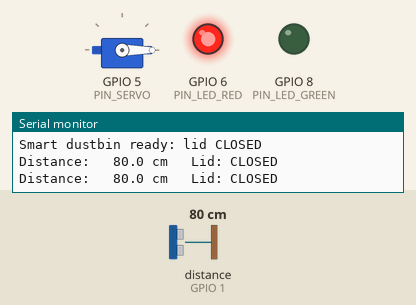
A sketch run on a simulated ESP32-C3. Shown: servo, output pins drawn as LEDs (lit = HIGH), the last lines printed to the serial monitor. Wiring (inferred from the names in the program): ultrasonic range finder: trigger GPIO 3; echo GPIO 1. Inputs (shaded band) come from the test bench; at power-on: distance to the obstacle (sensor on GPIO 1) 80 cm. The echo pulse lasts 58.3 µs per cm; servo pulses on a pin are drawn as a servo (544–2400 µs = 0–180°); pins used as bus, display or sensor lines are not drawn.

Above: at 1.8 s.
1.9 s: distance to the obstacle (sensor on GPIO 1) set to 23 cm
3.4 s: distance to the obstacle (sensor on GPIO 1) set to 18 cm
At 4.15 s:
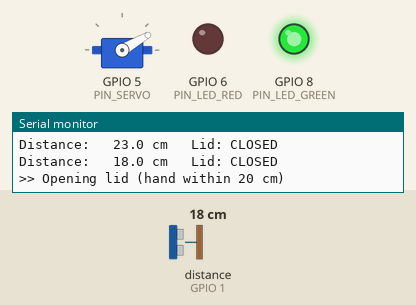
At 5.3 s:
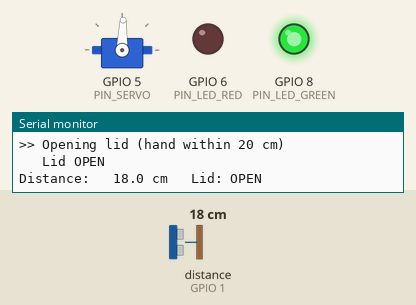
5.8 s: distance to the obstacle (sensor on GPIO 1) set to 28 cm
9.9 s: distance to the obstacle (sensor on GPIO 1) set to 34 cm
At 13.15 s:
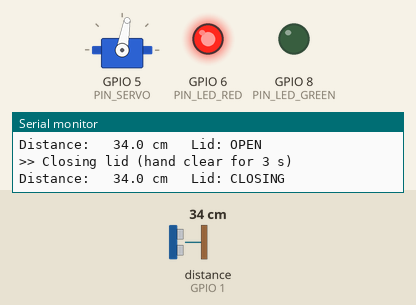
Timing chart, 0 to 15.0 s (numbered marks = the images above; inputs shaded):
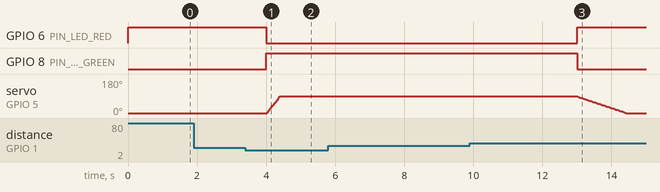

Measured:
- the behaviour switches between 21 and 20 cm on distance to the obstacle (sensor on GPIO 1) (found by bisection; images 0 and 1)
- the behaviour switches between 30 and 31 cm on distance to the obstacle (sensor on GPIO 1) (found by bisection; images 2 and 3)
- after the input at 3.4 s, GPIO 6 (PIN_LED_RED): HIGH → LOW after 0.60 s; GPIO 8 (PIN_LED_GREEN): LOW → HIGH after 0.60 s; servo on GPIO 5 (PIN_SERVO): moves from 0° to 88° over 0.36 s, starting after 0.64 s
- after the input at 9.9 s, GPIO 6 (PIN_LED_RED): LOW → HIGH after 3.1 s; GPIO 8 (PIN_LED_GREEN): HIGH → LOW after 3.1 s; servo on GPIO 5 (PIN_SERVO): moves from 88° to 0° over 1.4 s, starting after 3.1 s

The sketch:

SmartDustbin.ino
```cpp
/*
  Smart Automatic Dustbin  –  ESP32-C3 + HC-SR04 + SG90
  ------------------------------------------------------------------
  Follows the robotics-lab brief:
    * Power on  -> lid closed at 0°, red LED on, green LED off.
    * Every second: 10 µs TRIG pulse on GPIO 3, echo on GPIO 1,
      distance printed to Serial at 115200 baud.
    * Hand within 20 cm  -> lid opens to 90°, green on, red off.
    * Lid stays open while the hand is between 20 and 30 cm (hysteresis).
    * Hand at 30 cm or more -> lid closes to 0°, green off, red on.
    * No echo within 30 ms -> reported as 999 cm.

  "More robust version" from the brief, as implemented here:
    * An open lid only closes after CLEAR_READINGS_REQUIRED consecutive
      VALID readings of 30 cm or more, spanning at least CLOSE_DELAY_MS
      (3 s, as on the infographic).
    * A 999 cm (no echo) reading neither counts as clear nor resets the
      count, so a single missed echo can no longer close the lid.
      Failsafe: if nothing has been seen within 30 cm for
      NO_NEAR_FAILSAFE_MS (e.g. the bin faces an empty room and every
      reading is 999), the lid closes anyway.
    * The lid closes slowly. While it closes the sensor is read every
      100 ms, and anything within 30 cm reopens the lid at once.

  Board: any ESP32-C3 (C3 Zero, C3 SuperMini, DevKitM).
  Arduino IDE: install "esp32 by Espressif" (2.x or 3.x). No extra
  libraries needed – the servo is driven with the built-in LEDC PWM.
  For Serial Monitor output over the C3's own USB port, set
  Tools -> "USB CDC On Boot" -> Enabled.

  WIRING (see README for the full diagram)
    HC-SR04 ECHO is 5 V. Use a divider: ECHO -> 1 kΩ -> GPIO 1,
    and GPIO 1 -> 2 kΩ -> GND.  All grounds common.
*/

#include <Arduino.h>

// ------------------------------------------------------------------
// Pins (from the brief)
// ------------------------------------------------------------------
constexpr uint8_t PIN_SERVO     = 5;
constexpr uint8_t PIN_TRIG      = 3;
constexpr uint8_t PIN_ECHO      = 1;
constexpr uint8_t PIN_LED_GREEN = 8;   // lid open
constexpr uint8_t PIN_LED_RED   = 6;   // lid closed

// ------------------------------------------------------------------
// Behaviour
// ------------------------------------------------------------------
constexpr float    OPEN_DISTANCE_CM        = 20.0f;   // open at or below
constexpr float    CLOSE_DISTANCE_CM       = 30.0f;   // clear at or above
constexpr uint32_t MEASURE_INTERVAL_MS     = 1000;    // brief: every second
constexpr uint32_t CLOSING_MEASURE_MS      = 100;     // while lid is moving down
constexpr uint8_t  CLEAR_READINGS_REQUIRED = 3;       // consecutive valid clear readings
constexpr uint32_t CLOSE_DELAY_MS          = 3000;    // hand clear -> wait 3 s -> close
constexpr uint32_t NO_NEAR_FAILSAFE_MS     = 15000;   // close if nothing near for 15 s
constexpr uint32_t ECHO_TIMEOUT_US         = 30000;   // 30 ms
constexpr float    NO_ECHO_CM              = 999.0f;
constexpr float    MIN_VALID_CM            = 2.0f;    // HC-SR04 blind zone
constexpr float    MAX_VALID_CM            = 400.0f;

// ------------------------------------------------------------------
// Servo (SG90) – values from the team's datasheet (SG90-datasheet.pdf):
//   20 ms PWM period (50 Hz), 4.8 V, 1.8 kgf·cm stall, 0.1 s per 60°,
//   about 180° of travel. The TowerPro SG90 section gives a 500–2400 µs
//   pulse range (used below). The generic SG90 section gives ~1 ms to
//   ~2 ms with 1.5 ms at the centre; if your servo only moves about half
//   as far as expected, or buzzes at 0°, use 1000 / 2000 instead.
//   Check with SERVO_TEST_MODE before fitting the lid.
// ------------------------------------------------------------------
constexpr int      CLOSED_ANGLE   = 0;
constexpr int      OPEN_ANGLE     = 90;
constexpr bool     SERVO_REVERSED = false;  // set true if the lid moves the wrong way
constexpr uint16_t SERVO_MIN_US   = 500;    // pulse at 0°   (datasheet: TowerPro SG90)
constexpr uint16_t SERVO_MAX_US   = 2400;   // pulse at 180°
constexpr bool     SERVO_TEST_MODE = false; // true: type an angle (0–180) in Serial Monitor
constexpr uint32_t OPEN_SWEEP_MS  = 400;    // 0° -> 90°; servo can do it in 0.15 s
constexpr uint32_t CLOSE_SWEEP_MS = 1500;   // slow close, so a hand can stop it
constexpr uint32_t SERVO_FREQ_HZ  = 50;
constexpr uint8_t  SERVO_RES_BITS = 14;
#if !(defined(ESP_ARDUINO_VERSION_MAJOR) && ESP_ARDUINO_VERSION_MAJOR >= 3)
constexpr uint8_t  SERVO_LEDC_CH  = 0;      // Arduino-ESP32 2.x only
#endif

// ------------------------------------------------------------------
// State
// ------------------------------------------------------------------
enum class LidState : uint8_t { Closed, Opening, Open, Closing };

LidState lidState      = LidState::Closed;
float    servoAngle    = CLOSED_ANGLE;   // where the servo is now
float    servoTarget   = CLOSED_ANGLE;
float    servoDegPerMs = 0.0f;
uint32_t lastServoMs   = 0;
uint32_t lastMeasureMs = 0;
uint32_t lastNearMs    = 0;              // last valid reading under 30 cm
uint32_t clearSinceMs  = 0;
uint8_t  clearCount    = 0;

// ------------------------------------------------------------------
// Helpers
// ------------------------------------------------------------------
const char *stateName(LidState s) {
  switch (s) {
    case LidState::Closed:  return "CLOSED";
    case LidState::Opening: return "OPENING";
    case LidState::Open:    return "OPEN";
    case LidState::Closing: return "CLOSING";
  }
  return "?";
}

bool isValid(float cm) { return cm >= MIN_VALID_CM && cm <= MAX_VALID_CM; }

void setLeds(bool lidOpen) {
  digitalWrite(PIN_LED_GREEN, lidOpen ? HIGH : LOW);
  digitalWrite(PIN_LED_RED,   lidOpen ? LOW  : HIGH);
}

void servoWriteAngle(float angle) {
  if (angle < 0)   angle = 0;
  if (angle > 180) angle = 180;
  if (SERVO_REVERSED) angle = 180.0f - angle;
  const float us = SERVO_MIN_US + (SERVO_MAX_US - SERVO_MIN_US) * (angle / 180.0f);
  const uint32_t period_us = 1000000UL / SERVO_FREQ_HZ;
  const uint32_t duty = (uint32_t)(us * ((1UL << SERVO_RES_BITS) - 1) / period_us);
#if defined(ESP_ARDUINO_VERSION_MAJOR) && ESP_ARDUINO_VERSION_MAJOR >= 3
  ledcWrite(PIN_SERVO, duty);
#else
  ledcWrite(SERVO_LEDC_CH, duty);
#endif
}

void servoBegin() {
#if defined(ESP_ARDUINO_VERSION_MAJOR) && ESP_ARDUINO_VERSION_MAJOR >= 3
  ledcAttach(PIN_SERVO, SERVO_FREQ_HZ, SERVO_RES_BITS);
#else
  ledcSetup(SERVO_LEDC_CH, SERVO_FREQ_HZ, SERVO_RES_BITS);
  ledcAttachPin(PIN_SERVO, SERVO_LEDC_CH);
#endif
}

void moveServo(float target, uint32_t sweepMs) {
  servoTarget   = target;
  servoDegPerMs = (float)(OPEN_ANGLE - CLOSED_ANGLE) / (float)sweepMs;
}

// Returns true when the servo has reached its target.
bool updateServo(uint32_t now) {
  const uint32_t dt = now - lastServoMs;
  lastServoMs = now;
  if (servoAngle == servoTarget) return true;
  const float step = servoDegPerMs * dt;
  if (servoAngle < servoTarget) {
    servoAngle += step;
    if (servoAngle > servoTarget) servoAngle = servoTarget;
  } else {
    servoAngle -= step;
    if (servoAngle < servoTarget) servoAngle = servoTarget;
  }
  servoWriteAngle(servoAngle);
  return servoAngle == servoTarget;
}

// HC-SR04 reading in cm, or NO_ECHO_CM (999) if nothing returns in 30 ms.
float measureDistanceCm() {
  digitalWrite(PIN_TRIG, LOW);
  delayMicroseconds(2);
  digitalWrite(PIN_TRIG, HIGH);
  delayMicroseconds(10);
  digitalWrite(PIN_TRIG, LOW);
  const unsigned long echoUs = pulseIn(PIN_ECHO, HIGH, ECHO_TIMEOUT_US);
  if (echoUs == 0) return NO_ECHO_CM;
  return echoUs * 0.0343f / 2.0f;   // speed of sound ≈ 343 m/s
}

// ------------------------------------------------------------------
// Lid actions
// ------------------------------------------------------------------
void startOpening(uint32_t now, const char *why) {
  lidState   = LidState::Opening;
  lastNearMs = now;
  clearCount = 0;
  setLeds(true);
  moveServo(OPEN_ANGLE, OPEN_SWEEP_MS);
  Serial.printf(">> Opening lid (%s)\n", why);
}

void startClosing(const char *why) {
  lidState = LidState::Closing;
  setLeds(false);
  moveServo(CLOSED_ANGLE, CLOSE_SWEEP_MS);
  Serial.printf(">> Closing lid (%s)\n", why);
}

// ------------------------------------------------------------------
// Decision logic for one distance reading
// ------------------------------------------------------------------
void handleReading(float cm, uint32_t now) {
  const bool valid = isValid(cm);

  switch (lidState) {
    case LidState::Closed:
      if (valid && cm <= OPEN_DISTANCE_CM) startOpening(now, "hand within 20 cm");
      break;

    case LidState::Opening:
    case LidState::Open:
      if (valid && cm < CLOSE_DISTANCE_CM) {          // still near: stay open
        lastNearMs = now;
        clearCount = 0;
      } else if (valid) {                             // valid clear reading
        if (clearCount == 0) clearSinceMs = now;
        if (clearCount < 255) clearCount++;
      }
      // cm == 999 (no echo): ignored – neither clear nor near.

      if (lidState == LidState::Open) {
        if (clearCount >= CLEAR_READINGS_REQUIRED &&
            now - clearSinceMs >= CLOSE_DELAY_MS) {
          startClosing("hand clear for 3 s");
        } else if (now - lastNearMs >= NO_NEAR_FAILSAFE_MS) {
          startClosing("nothing near for 15 s (failsafe)");
        }
      }
      break;

    case LidState::Closing:
      if (valid && cm < CLOSE_DISTANCE_CM) startOpening(now, "obstruction while closing");
      break;
  }
}

// ------------------------------------------------------------------
// Arduino entry points
// ------------------------------------------------------------------
void setup() {
  Serial.begin(115200);

  pinMode(PIN_TRIG, OUTPUT);
  pinMode(PIN_ECHO, INPUT);
  pinMode(PIN_LED_GREEN, OUTPUT);
  pinMode(PIN_LED_RED, OUTPUT);
  digitalWrite(PIN_TRIG, LOW);

  servoBegin();
  servoAngle = servoTarget = CLOSED_ANGLE;
  servoWriteAngle(CLOSED_ANGLE);      // lid closed at 0°
  setLeds(false);                     // red on, green off

  const uint32_t now = millis();
  lastServoMs = now;
  lastMeasureMs = now - MEASURE_INTERVAL_MS;   // measure straight away
  lastNearMs = now;

  if (SERVO_TEST_MODE) {
    Serial.println("SERVO TEST MODE: type an angle 0-180 and press Enter");
  } else {
    Serial.println("Smart dustbin ready: lid CLOSED");
  }
}

// Servo calibration: type an angle and press Enter; the servo moves there.
void servoTestLoop() {
  static char buf[8];
  static uint8_t len = 0;
  while (Serial.available()) {
    const char c = Serial.read();
    if (c == '\n' || c == '\r') {
      if (len) {
        buf[len] = '\0';
        const int angle = constrain(atoi(buf), 0, 180);
        servoWriteAngle(angle);
        const float us = SERVO_MIN_US + (SERVO_MAX_US - SERVO_MIN_US) * (angle / 180.0f);
        Serial.printf("Servo -> %d° (%.0f µs)\n", angle, us);
        len = 0;
      }
    } else if (len < sizeof(buf) - 1) {
      buf[len++] = c;
    }
  }
}

void loop() {
  if (SERVO_TEST_MODE) {
    servoTestLoop();
    return;
  }

  const uint32_t now = millis();

  if (updateServo(now)) {
    if (lidState == LidState::Opening) {
      lidState = LidState::Open;
      Serial.println("   Lid OPEN");
    } else if (lidState == LidState::Closing) {
      lidState = LidState::Closed;
      Serial.println("   Lid CLOSED");
    }
  }

  const uint32_t interval =
      (lidState == LidState::Closing) ? CLOSING_MEASURE_MS : MEASURE_INTERVAL_MS;

  if (now - lastMeasureMs >= interval) {
    lastMeasureMs = now;
    const float cm = measureDistanceCm();
    Serial.printf("Distance: %6.1f cm   Lid: %s\n", cm, stateName(lidState));
    handleReading(cm, now);
  }
}
```
